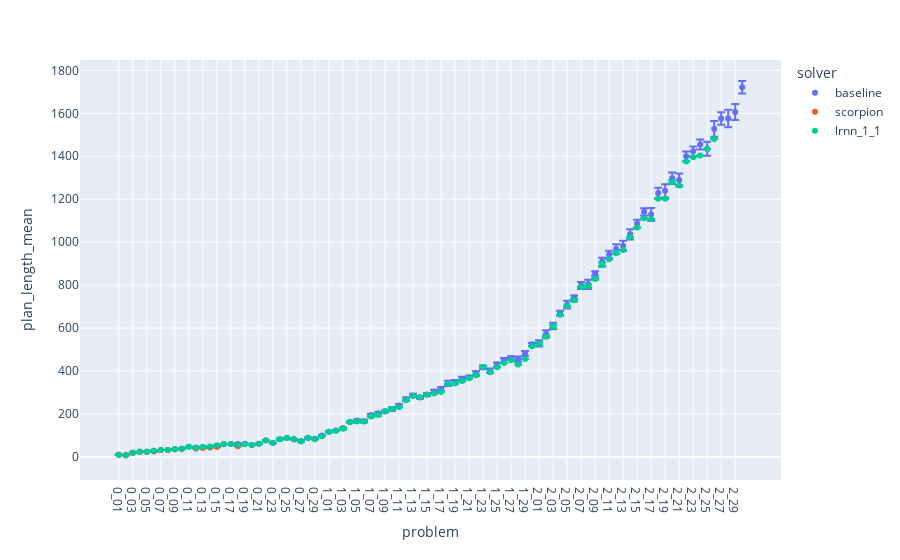
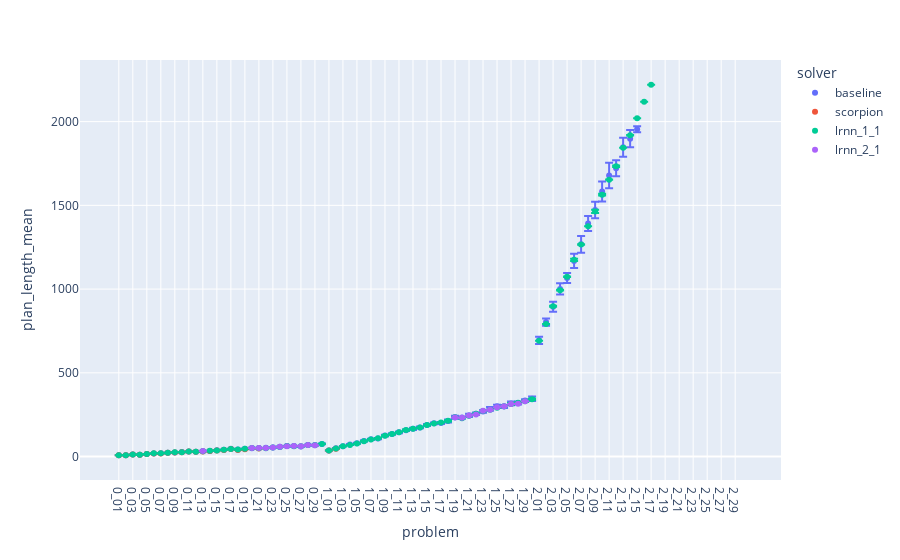
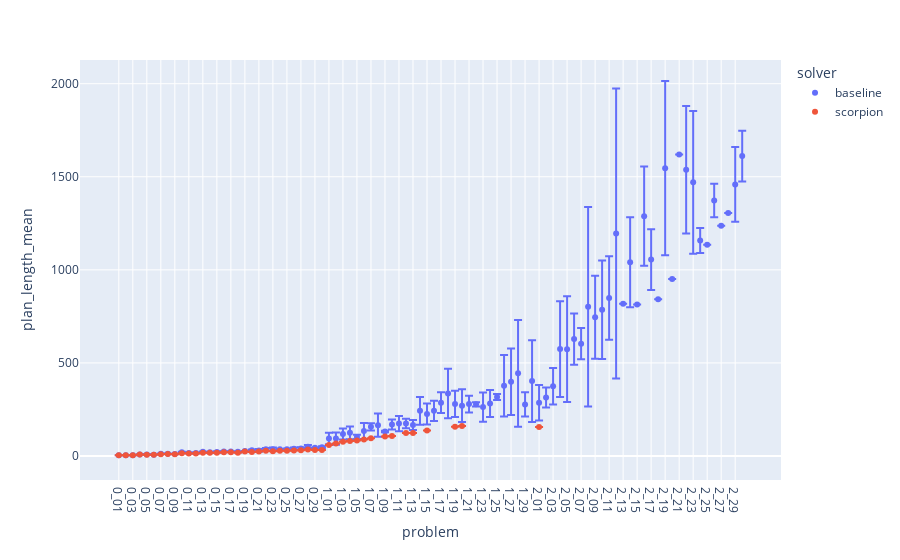
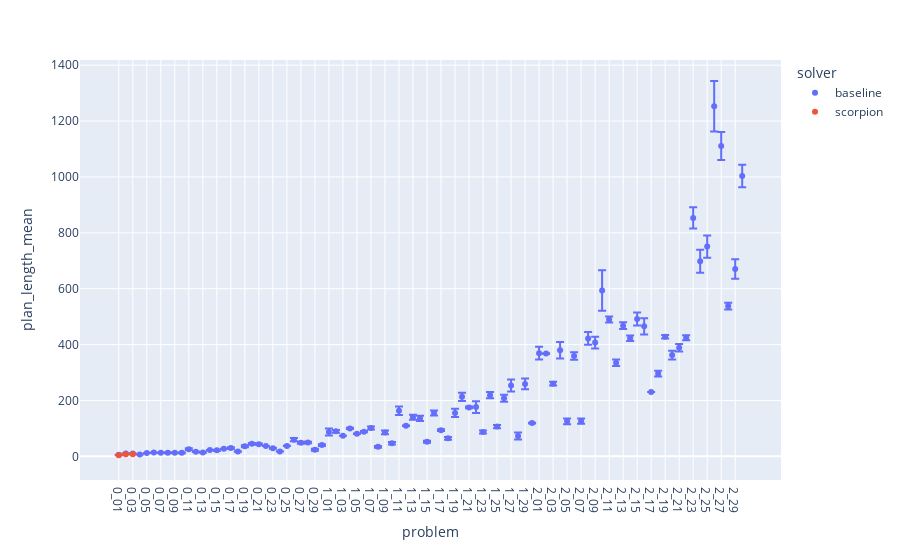

The cell these charts' notebook holds for them, in order:
### Code cell
log_y = 0
easy_only = 0

plot_domains("plan_length", log_y=log_y, easy_only=easy_only)

### Figure 1 — Plotly figure (JSON) as saved in the notebook; plotly's stock layout.template omitted (floating-point values rounded to 4 significant figures)
{"data": [{"error_y": {"array": [0, 0, 0, 0, 0, 1.838, 0, 0, 0, 0, 0, 1.886, 1.633, 1.897, 2.828, 0.9661, 0, 3.887, 1.054, 0, 2.271, 1.398, 0.9661, 2.539, 1.751, 1.989, 3.795, 1.897, 2.15, 1.751, 2.573, 2.066, 2.119, 2.539, 4.158, 6.052, 4.05, 4.566, 4.3, 8.847, 5.963, 8.066, 7.245, 5.337, 6.68, 8.509, 9.371, 11.93, 9.43, 8.944, 7.193, 9.8, 8.39, 10.74, 9.707, 11.62, 7.674, 11.91, 11.99, 6.535, 14.64, 15.65, 14.81, 11.63, 17.72, 8.276, 16.31, 21.1, 10.73, 19.21, 17.33, 22.92, 23.38, 23.32, 18.11, 16.79, 30.34, 24.66, 31.12, 26.75, 29.99, 22.37, 21.87, 23.37, 32.35, 36.64, 28.98, 40.71, 37.64, 29.11]}, "hovertemplate": "solver=baseline<br>problem=%{x}<br>plan_length_mean=%{y}<extra></extra>", "legendgroup": "baseline", "marker": {"color": "#636efa", "symbol": "circle"}, "mode": "markers", "name": "baseline", "orientation": "v", "showlegend": true, "type": "scatter", "x": ["0_01", "0_02", "0_03", "0_04", "0_05", "0_06", "0_07", "0_08", "0_09", "0_10", "0_11", "0_12", "0_13", "0_14", "0_15", "0_16", "0_17", "0_18", "0_19", "0_20", "0_21", "0_22", "0_23", "0_24", "0_25", "0_26", "0_27", "0_28", "0_29", "0_30", "1_01", "1_02", "1_03", "1_04", "1_05", "1_06", "1_07", "1_08", "1_09", "1_10", "1_11", "1_12", "1_13", "1_14", "1_15", "1_16", "1_17", "1_18", "1_19", "1_20", "1_21", "1_22", "1_23", "1_24", "1_25", "1_26", "1_27", "1_28", "1_29", "1_30", "2_01", "2_02", "2_03", "2_04", "2_05", "2_06", "2_07", "2_08", "2_09", "2_10", "2_11", "2_12", "2_13", "2_14", "2_15", "2_16", "2_17", "2_18", "2_19", "2_20", "2_21", "2_22", "2_23", "2_24", "2_25", "2_26", "2_27", "2_28", "2_29", "2_30"], "xaxis": "x", "y": [10, 8, 20, 24, 24, 28.4, 32, 32, 36, 38, 48, 44, 46, 47.4, 52, 59.4, 60, 60, 61, 56, 61.6, 76.8, 65.4, 83, 88.2, 81.8, 74.8, 88.6, 84.8, 100.2, 117.8, 123.6, 134.6, 163, 169.8, 166.8, 195.8, 203.8, 211.6, 222.6, 240, 268.8, 286.6, 276.6, 290.8, 304.2, 316.4, 342.6, 348.6, 364, 370.8, 389.4, 417.2, 401.6, 430, 449.6, 461, 455.8, 481.6, 524.6, 529, 574.2, 609.6, 669.4, 709.2, 743.4, 798.8, 803.6, 854.2, 908.6, 942.6, 968, 983.2, 1036.0, 1087.0, 1141.0, 1129, 1229.0, 1239.0, 1297.0, 1289.0, 1400.0, 1423.0, 1455, 1435.0, 1527.0, 1576, 1576.0, 1606, 1721.0], "yaxis": "y"}, {"error_y": {"array": [null, null, null, null, null, null, null, null, null, null, null, null, null, null, null, null, null, null, null, null, null, null, null, null, null, null, null, null, null, null, null, null, null, null, null, null, null, null, null, null, null, null, null, null, null, null, null, null, null, null, null, null, null, null, null, null, null, null, null, null, null, null, null, null, null, null, null, null, null, null, null, null, null, null, null, null, null, null, null, null, null, null, null, null, null, null, null, null, null, null]}, "hovertemplate": "solver=scorpion<br>problem=%{x}<br>plan_length_mean=%{y}<extra></extra>", "legendgroup": "scorpion", "marker": {"color": "#EF553B", "symbol": "circle"}, "mode": "markers", "name": "scorpion", "orientation": "v", "showlegend": true, "type": "scatter", "x": ["0_01", "0_02", "0_03", "0_04", "0_05", "0_06", "0_07", "0_08", "0_09", "0_10", "0_11", "0_12", "0_13", "0_14", "0_15", "0_16", "0_17", "0_18", "0_19", "0_20", "0_21", "0_22", "0_23", "0_24", "0_25", "0_26", "0_27", "0_28", "0_29", "0_30", "1_01", "1_02", "1_03", "1_04", "1_05", "1_06", "1_07", "1_08", "1_09", "1_10", "1_11", "1_12", "1_13", "1_14", "1_15", "1_16", "1_17", "1_18", "1_19", "1_20", "1_21", "1_22", "1_23", "1_24", "1_25", "1_26", "1_27", "1_28", "1_29", "1_30", "2_01", "2_02", "2_03", "2_04", "2_05", "2_06", "2_07", "2_08", "2_09", "2_10", "2_11", "2_12", "2_13", "2_14", "2_15", "2_16", "2_17", "2_18", "2_19", "2_20", "2_21", "2_22", "2_23", "2_24", "2_25", "2_26", "2_27", "2_28", "2_29", "2_30"], "xaxis": "x", "y": [10, 8, 20, 24, 24, 26, 32, 32, 36, 38, null, 40, 42, 44, 46, null, null, 50, null, null, null, null, null, null, null, null, null, null, null, null, null, null, null, null, null, null, null, null, null, null, null, null, null, null, null, null, null, null, null, null, null, null, null, null, null, null, null, null, null, null, null, null, null, null, null, null, null, null, null, null, null, null, null, null, null, null, null, null, null, null, null, null, null, null, null, null, null, null, null, null], "yaxis": "y"}, {"error_y": {"array": [0, 0, 0, 0, 0, 1.414, 0, 0, 0, 0, null, null, null, null, null, null, null, null, null, 0, 0, 0, 0, 1.414, null, null, null, null, null, null, 1.414, 0, 4.243, 1.414, 4.243, 1.414, 4.243, 7.071, 0, 1.414, null, null, null, null, null, null, null, null, null, 2.828, 1.414, 1.414, 1.414, 0, null, null, null, null, null, null, 7.071, 5.657, 7.071, 0, 1.414, 5.657, 1.414, 5.657, 4.243, 9.899, null, null, null, null, null, null, null, null, 0, 7.071, 2.828, null, null, null, null, null]}, "hovertemplate": "solver=lrnn_1_1<br>problem=%{x}<br>plan_length_mean=%{y}<extra></extra>", "legendgroup": "lrnn_1_1", "marker": {"color": "#00cc96", "symbol": "circle"}, "mode": "markers", "name": "lrnn_1_1", "orientation": "v", "showlegend": true, "type": "scatter", "x": ["0_01", "0_02", "0_03", "0_04", "0_05", "0_06", "0_07", "0_08", "0_09", "0_10", "0_11", "0_12", "0_13", "0_14", "0_15", "0_16", "0_17", "0_18", "0_19", "0_20", "0_21", "0_22", "0_23", "0_24", "0_25", "0_26", "0_27", "0_28", "0_29", "0_30", "1_01", "1_02", "1_03", "1_04", "1_05", "1_06", "1_07", "1_08", "1_09", "1_10", "1_11", "1_12", "1_13", "1_14", "1_15", "1_16", "1_17", "1_18", "1_19", "1_20", "1_21", "1_22", "1_23", "1_24", "1_25", "1_26", "1_27", "1_28", "1_29", "1_30", "2_01", "2_02", "2_03", "2_04", "2_05", "2_06", "2_07", "2_08", "2_09", "2_10", "2_11", "2_12", "2_13", "2_14", "2_15", "2_16", "2_17", "2_18", "2_19", "2_20", "2_21", "2_22", "2_23", "2_24", "2_25", "2_26"], "xaxis": "x", "y": [10, 8, 20, 24, 24, 29, 32, 32, 36, 38, 48, 42, 48, 48, 54, 60, 60, 56, 60, 56, 62, 78, 66, 83, 88, 84, 72, 90, 82, 96, 117, 122, 131, 163, 165, 165, 189, 197, 214, 223, 232, 264, 284, 278, 290, 296, 302, 340, 342, 354, 367, 381, 419, 394, 418, 438, 450, 430, 456, 516, 527, 560, 607, 662, 703, 730, 791, 796, 829, 895, 920, 948, 964, 1024, 1068, 1112, 1108, 1202, 1202, 1281, 1264, 1376, 1396, 1404, 1434, 1480], "yaxis": "y"}], "layout": {"legend": {"title": {"text": "solver"}, "tracegroupgap": 0}, "margin": {"t": 60}, "xaxis": {"anchor": "y", "domain": [0, 1], "title": {"text": "problem"}}, "yaxis": {"anchor": "x", "domain": [0, 1], "title": {"text": "plan_length_mean"}}}}

### Figure 2 — Plotly figure (JSON) as saved in the notebook; plotly's stock layout.template omitted (floating-point values rounded to 4 significant figures)
{"data": [{"error_y": {"array": [0, 0, 0, 0.5164, 0, 0.9944, 0.527, 0.5164, 0.9487, 0.4216, 0.9487, 0.6992, 1.713, 1.054, 0.7379, 1.059, 1.033, 1.491, 2.025, 1.897, 1.229, 1.317, 1.65, 1.563, 2.558, 2.718, 1.829, 2.214, 2.111, 2.283, 0.6992, 1.897, 0.7379, 3.604, 3.098, 3.534, 3.164, 3.86, 4.94, 4.012, 4.909, 4.347, 6.802, 5.554, 5.554, 5.232, 6.019, 9.036, 9.555, 4.795, 9.508, 7.617, 7.734, 10.78, 8.972, 9.402, 11.36, 9.231, 7.8, 13.76, 21.89, 21.75, 29.16, 33.64, 30.1, 42.8, 49.61, 44.7, 49.8, 59.84, 75.73, 48.21, 56.82, 51.44, 18.05, null, null, null, null, null, null, null, null, null, null, null, null, null, null, null]}, "hovertemplate": "solver=baseline<br>problem=%{x}<br>plan_length_mean=%{y}<extra></extra>", "legendgroup": "baseline", "marker": {"color": "#636efa", "symbol": "circle"}, "mode": "markers", "name": "baseline", "orientation": "v", "showlegend": true, "type": "scatter", "x": ["0_01", "0_02", "0_03", "0_04", "0_05", "0_06", "0_07", "0_08", "0_09", "0_10", "0_11", "0_12", "0_13", "0_14", "0_15", "0_16", "0_17", "0_18", "0_19", "0_20", "0_21", "0_22", "0_23", "0_24", "0_25", "0_26", "0_27", "0_28", "0_29", "0_30", "1_01", "1_02", "1_03", "1_04", "1_05", "1_06", "1_07", "1_08", "1_09", "1_10", "1_11", "1_12", "1_13", "1_14", "1_15", "1_16", "1_17", "1_18", "1_19", "1_20", "1_21", "1_22", "1_23", "1_24", "1_25", "1_26", "1_27", "1_28", "1_29", "1_30", "2_01", "2_02", "2_03", "2_04", "2_05", "2_06", "2_07", "2_08", "2_09", "2_10", "2_11", "2_12", "2_13", "2_14", "2_15", "2_16", "2_17", "2_18", "2_19", "2_20", "2_21", "2_22", "2_23", "2_24", "2_25", "2_26", "2_27", "2_28", "2_29", "2_30"], "xaxis": "x", "y": [8, 8, 12, 11.4, 15, 19.1, 19.5, 23.6, 24.7, 26.8, 30.7, 29.4, 32.6, 34, 37.9, 41.3, 46.2, 42, 46.9, 50.4, 50.8, 52.2, 54.5, 59, 62.9, 62.5, 60.7, 69.3, 67.3, 75.9, 36.6, 49.6, 62.1, 72.1, 79.4, 93.4, 103.7, 107.7, 125.8, 134.9, 144.9, 157.7, 165.6, 174.2, 188.8, 198.4, 200.3, 212.9, 234.8, 232.9, 245.8, 255.3, 269.4, 284.8, 300.6, 298.8, 317.7, 319.9, 335.2, 344.9, 694, 803.3, 894.6, 1001.0, 1066.0, 1168.0, 1267.0, 1391.0, 1472.0, 1583.0, 1678.0, 1721.0, 1848.0, 1898.0, 1955.0, null, null, null, null, null, null, null, null, null, null, null, null, null, null, null], "yaxis": "y"}, {"error_y": {"array": [null, null, null, null, null, null, null, null, null, null, null, null, null, null, null, null, null, null, null, null, null, null, null, null, null, null, null, null, null, null, null, null, null, null, null, null, null, null, null, null, null, null, null, null, null, null, null, null, null, null, null, null, null, null, null, null, null, null, null, null, null, null, null, null, null, null, null, null, null, null, null, null, null, null, null, null, null, null, null, null, null, null, null, null, null, null, null, null, null, null]}, "hovertemplate": "solver=scorpion<br>problem=%{x}<br>plan_length_mean=%{y}<extra></extra>", "legendgroup": "scorpion", "marker": {"color": "#EF553B", "symbol": "circle"}, "mode": "markers", "name": "scorpion", "orientation": "v", "showlegend": true, "type": "scatter", "x": ["0_01", "0_02", "0_03", "0_04", "0_05", "0_06", "0_07", "0_08", "0_09", "0_10", "0_11", "0_12", "0_13", "0_14", "0_15", "0_16", "0_17", "0_18", "0_19", "0_20", "0_21", "0_22", "0_23", "0_24", "0_25", "0_26", "0_27", "0_28", "0_29", "0_30", "1_01", "1_02", "1_03", "1_04", "1_05", "1_06", "1_07", "1_08", "1_09", "1_10", "1_11", "1_12", "1_13", "1_14", "1_15", "1_16", "1_17", "1_18", "1_19", "1_20", "1_21", "1_22", "1_23", "1_24", "1_25", "1_26", "1_27", "1_28", "1_29", "1_30", "2_01", "2_02", "2_03", "2_04", "2_05", "2_06", "2_07", "2_08", "2_09", "2_10", "2_11", "2_12", "2_13", "2_14", "2_15", "2_16", "2_17", "2_18", "2_19", "2_20", "2_21", "2_22", "2_23", "2_24", "2_25", "2_26", "2_27", "2_28", "2_29", "2_30"], "xaxis": "x", "y": [8, 8, 12, 11, 15, 18, 19, 23, 24, 26, 30, 29, 31, 33, 37, 39, 45, 40, 44, null, 49, null, null, null, null, null, null, null, null, null, 36, 47, null, null, null, null, null, null, null, null, null, null, null, null, null, null, null, null, null, null, null, null, null, null, null, null, null, null, null, null, null, null, null, null, null, null, null, null, null, null, null, null, null, null, null, null, null, null, null, null, null, null, null, null, null, null, null, null, null, null], "yaxis": "y"}, {"error_y": {"array": [null, null, 0, 0.7071, 0, 0, 0.7071, 0, null, 0, 0, 0, 0, 0.7071, 0, 0.7071, 0.7071, 1.414, 0, 0.7071, 0.7071, 0.7071, 1.414, 1.414, 0.7071, 0, 1.414, 0, 0.7071, 0.7071, null, null, 1.414, 0, 0.7071, 1.414, 2.121, 1.414, 3.536, 2.121, 0.7071, 3.536, 0.7071, 0, 2.828, 0, 1.414, 3.536, 0.7071, 0.7071, 1.414, 1.414, 2.121, 1.414, 2.121, 1.414, 5.657, 2.828, 4.95, 4.243, null, null, 2.828, 2.121, 1.414, 6.364, 1.414, null, 9.899, 5.657, 0.7071, 4.243, 0, 2.121, null, null, null]}, "hovertemplate": "solver=lrnn_1_1<br>problem=%{x}<br>plan_length_mean=%{y}<extra></extra>", "legendgroup": "lrnn_1_1", "marker": {"color": "#00cc96", "symbol": "circle"}, "mode": "markers", "name": "lrnn_1_1", "orientation": "v", "showlegend": true, "type": "scatter", "x": ["0_01", "0_02", "0_03", "0_04", "0_05", "0_06", "0_07", "0_08", "0_09", "0_10", "0_11", "0_12", "0_13", "0_14", "0_15", "0_16", "0_17", "0_18", "0_19", "0_20", "0_21", "0_22", "0_23", "0_24", "0_25", "0_26", "0_27", "0_28", "0_29", "0_30", "1_01", "1_02", "1_03", "1_04", "1_05", "1_06", "1_07", "1_08", "1_09", "1_10", "1_11", "1_12", "1_13", "1_14", "1_15", "1_16", "1_17", "1_18", "1_19", "1_20", "1_21", "1_22", "1_23", "1_24", "1_25", "1_26", "1_27", "1_28", "1_29", "1_30", "2_01", "2_02", "2_03", "2_04", "2_05", "2_06", "2_07", "2_08", "2_09", "2_10", "2_11", "2_12", "2_13", "2_14", "2_15", "2_16", "2_17"], "xaxis": "x", "y": [8, 8, 12, 11.5, 15, 20, 19.5, 23, 26, 26, 31, 29, 32, 34.5, 37, 40.5, 45.5, 42, 47, 51.5, 50.5, 50.5, 54, 58, 62.5, 62, 61, 69, 68.5, 75.5, 36, 48, 62, 69, 77.5, 91, 102.5, 109, 124.5, 134.5, 145.5, 158.5, 166.5, 174, 188, 197, 203, 213.5, 235.5, 228.5, 244, 256, 272.5, 280, 291.5, 300, 314, 321, 330.5, 342, 692, 792, 898, 993.5, 1074, 1174.0, 1266, 1375, 1464, 1564, 1654.0, 1733, 1844, 1918.0, 2020, 2119, 2220], "yaxis": "y"}, {"error_y": {"array": [null, null, null, null, null, null, null, null, null, null, null, null, null, null, null, null, null, null, null, null, null, null]}, "hovertemplate": "solver=lrnn_2_1<br>problem=%{x}<br>plan_length_mean=%{y}<extra></extra>", "legendgroup": "lrnn_2_1", "marker": {"color": "#ab63fa", "symbol": "circle"}, "mode": "markers", "name": "lrnn_2_1", "orientation": "v", "showlegend": true, "type": "scatter", "x": ["0_13", "0_20", "0_21", "0_22", "0_23", "0_24", "0_25", "0_26", "0_27", "0_28", "0_29", "1_19", "1_20", "1_21", "1_22", "1_23", "1_24", "1_25", "1_26", "1_27", "1_28", "1_29"], "xaxis": "x", "y": [33, 51, 52, 52, 54, 59, 61, 63, 61, 69, 68, 234, 232, 245, 251, 273, 279, 294, 300, 314, 315, 330], "yaxis": "y"}], "layout": {"legend": {"title": {"text": "solver"}, "tracegroupgap": 0}, "margin": {"t": 60}, "xaxis": {"anchor": "y", "domain": [0, 1], "title": {"text": "problem"}}, "yaxis": {"anchor": "x", "domain": [0, 1], "title": {"text": "plan_length_mean"}}}}

### Figure 3 — Plotly figure (JSON) as saved in the notebook; plotly's stock layout.template omitted (floating-point values rounded to 4 significant figures)
{"data": [{"error_y": {"array": [0, 0, 0, 0.5, 1.528, 0.5774, 1.258, 0.5774, 0.7071, 3, 2.517, 2.646, 2.082, 1.517, 4.041, 1, 1.155, 2.082, 0.7071, 4.163, 7.81, 6.658, 8.622, 2.082, 4.509, 7, 6.807, 8.327, 1.528, 5.292, 30.51, 32.62, 30.05, 34.67, 12.02, 42.72, 19.52, 61.98, 4.243, 26.5, 41.01, 25.42, 26.87, 74.25, 56.32, 54.79, 55.52, 133.0, 70.24, 87.88, 44.97, 11.45, 78.7, 72.12, 16.26, 164.9, 178.6, 287.1, 65.05, 219.9, 95.34, 53.74, 98.34, 257.4, 284.2, 138.2, 84.03, 535.6, 223.4, 264.6, 224.1, 779.2, null, 241.8, null, 266.6, 163.7, null, 468.2, null, null, 342.5, 383.3, 67.18, null, 89.9, null, null, 200.8, 136.5]}, "hovertemplate": "solver=baseline<br>problem=%{x}<br>plan_length_mean=%{y}<extra></extra>", "legendgroup": "baseline", "marker": {"color": "#636efa", "symbol": "circle"}, "mode": "markers", "name": "baseline", "orientation": "v", "showlegend": true, "type": "scatter", "x": ["0_01", "0_02", "0_03", "0_04", "0_05", "0_06", "0_07", "0_08", "0_09", "0_10", "0_11", "0_12", "0_13", "0_14", "0_15", "0_16", "0_17", "0_18", "0_19", "0_20", "0_21", "0_22", "0_23", "0_24", "0_25", "0_26", "0_27", "0_28", "0_29", "0_30", "1_01", "1_02", "1_03", "1_04", "1_05", "1_06", "1_07", "1_08", "1_09", "1_10", "1_11", "1_12", "1_13", "1_14", "1_15", "1_16", "1_17", "1_18", "1_19", "1_20", "1_21", "1_22", "1_23", "1_24", "1_25", "1_26", "1_27", "1_28", "1_29", "1_30", "2_01", "2_02", "2_03", "2_04", "2_05", "2_06", "2_07", "2_08", "2_09", "2_10", "2_11", "2_12", "2_13", "2_14", "2_15", "2_16", "2_17", "2_18", "2_19", "2_20", "2_21", "2_22", "2_23", "2_24", "2_25", "2_26", "2_27", "2_28", "2_29", "2_30"], "xaxis": "x", "y": [4, 4, 4, 8.25, 8.667, 7.333, 11.75, 12.33, 10.5, 19.5, 16.67, 16, 22.67, 20.6, 21.67, 24, 24.67, 22.33, 26.5, 30.67, 30, 36.67, 36.67, 35.67, 36.33, 39, 40.33, 50.33, 44.33, 47, 94, 93.33, 118, 124.2, 102.5, 134, 157, 165.7, 132, 169.3, 174, 174.3, 166, 242.5, 225.7, 242.7, 286.3, 335.3, 280, 270.3, 279, 277.5, 262.7, 282, 316.5, 377.3, 398.3, 444, 277, 402.5, 285.7, 314, 374.3, 574.3, 573.7, 628, 603.3, 801.7, 745.5, 785.2, 848.7, 1195, 818, 1041, 814, 1288.0, 1055, 842, 1546.0, 951, 1620, 1538.0, 1470, 1158.0, 1135, 1373.0, 1237, 1306, 1459, 1612.0], "yaxis": "y"}, {"error_y": {"array": [null, null, null, null, null, null, null, null, null, null, null, null, null, null, null, null, null, null, null, null, null, null, null, null, null, null, null, null, null, null, null, null, null, null, null, null, null, null, null, null, null, null, null, null, null, null, null, null, null, null, null, null, null, null, null, null, null, null, null, null, null, null, null, null, null, null, null, null, null, null, null, null, null, null, null, null, null, null, null, null, null, null, null, null, null, null, null, null, null, null]}, "hovertemplate": "solver=scorpion<br>problem=%{x}<br>plan_length_mean=%{y}<extra></extra>", "legendgroup": "scorpion", "marker": {"color": "#EF553B", "symbol": "circle"}, "mode": "markers", "name": "scorpion", "orientation": "v", "showlegend": true, "type": "scatter", "x": ["0_01", "0_02", "0_03", "0_04", "0_05", "0_06", "0_07", "0_08", "0_09", "0_10", "0_11", "0_12", "0_13", "0_14", "0_15", "0_16", "0_17", "0_18", "0_19", "0_20", "0_21", "0_22", "0_23", "0_24", "0_25", "0_26", "0_27", "0_28", "0_29", "0_30", "1_01", "1_02", "1_03", "1_04", "1_05", "1_06", "1_07", "1_08", "1_09", "1_10", "1_11", "1_12", "1_13", "1_14", "1_15", "1_16", "1_17", "1_18", "1_19", "1_20", "1_21", "1_22", "1_23", "1_24", "1_25", "1_26", "1_27", "1_28", "1_29", "1_30", "2_01", "2_02", "2_03", "2_04", "2_05", "2_06", "2_07", "2_08", "2_09", "2_10", "2_11", "2_12", "2_13", "2_14", "2_15", "2_16", "2_17", "2_18", "2_19", "2_20", "2_21", "2_22", "2_23", "2_24", "2_25", "2_26", "2_27", "2_28", "2_29", "2_30"], "xaxis": "x", "y": [4, 4, 4, 8, 7, 7, 10, 11, 10, 15, 13, 13, 18, 17, 17, 20, 20, 18, 24, 22, 24, 28, 26, 28, 28, 30, 31, 35, 32, 32, 59, 67, 76, 80, 83, 88, 96, null, 105, 107, null, 123, 124, null, 137, null, null, null, 157, 161, null, null, null, null, null, null, null, null, null, null, 156, null, null, null, null, null, null, null, null, null, null, null, null, null, null, null, null, null, null, null, null, null, null, null, null, null, null, null, null, null], "yaxis": "y"}], "layout": {"legend": {"title": {"text": "solver"}, "tracegroupgap": 0}, "margin": {"t": 60}, "xaxis": {"anchor": "y", "domain": [0, 1], "title": {"text": "problem"}}, "yaxis": {"anchor": "x", "domain": [0, 1], "title": {"text": "plan_length_mean"}}}}

### Figure 4 — Plotly figure (JSON) as saved in the notebook; plotly's stock layout.template omitted (floating-point values rounded to 4 significant figures)
{"data": [{"error_y": {"array": [0.4216, 0.5164, 0, 0, 0, 0.483, 0, 1.826, 0, 1.014, 3.304, 0.7559, 1.643, 0, 2.225, 0, 3.084, 0.5477, 3.456, 2.949, 2.003, 0, 1.924, 0.4216, 0.488, 5.635, 3.532, 2.875, 3.536, 3.327, 12.34, 4.671, 0, 2.424, 0.6325, 2.242, 5.318, 2.828, 6.816, 4.359, 15.22, 0.8756, 8.602, 9.388, 3.391, 8.867, 3.488, 4.928, 14.82, 14.99, 3.082, 21.27, 5.381, 11.23, 5.992, 12.33, 21.35, 12.35, 19.18, 1.574, 22.71, 1.033, 6.697, 29.57, 10.12, 13.36, 9.261, 22.81, 21.38, 72.52, 10.64, 11.68, 11.86, 9.953, 23.6, 29.5, null, 10.1, 6.272, 15.78, 13.4, 8.961, 38.19, 41.32, 39.61, 90.27, 50.01, 12.07, 34.63, 40.46]}, "hovertemplate": "solver=baseline<br>problem=%{x}<br>plan_length_mean=%{y}<extra></extra>", "legendgroup": "baseline", "marker": {"color": "#636efa", "symbol": "circle"}, "mode": "markers", "name": "baseline", "orientation": "v", "showlegend": true, "type": "scatter", "x": ["0_01", "0_02", "0_03", "0_04", "0_05", "0_06", "0_07", "0_08", "0_09", "0_10", "0_11", "0_12", "0_13", "0_14", "0_15", "0_16", "0_17", "0_18", "0_19", "0_20", "0_21", "0_22", "0_23", "0_24", "0_25", "0_26", "0_27", "0_28", "0_29", "0_30", "1_01", "1_02", "1_03", "1_04", "1_05", "1_06", "1_07", "1_08", "1_09", "1_10", "1_11", "1_12", "1_13", "1_14", "1_15", "1_16", "1_17", "1_18", "1_19", "1_20", "1_21", "1_22", "1_23", "1_24", "1_25", "1_26", "1_27", "1_28", "1_29", "1_30", "2_01", "2_02", "2_03", "2_04", "2_05", "2_06", "2_07", "2_08", "2_09", "2_10", "2_11", "2_12", "2_13", "2_14", "2_15", "2_16", "2_17", "2_18", "2_19", "2_20", "2_21", "2_22", "2_23", "2_24", "2_25", "2_26", "2_27", "2_28", "2_29", "2_30"], "xaxis": "x", "y": [5.8, 10.4, 10, 7, 12, 13.7, 13, 13, 13, 12.56, 25.75, 16.5, 14.2, 23, 21.57, 27, 29.8, 17.5, 36.22, 45.12, 43.7, 37, 28.8, 17.8, 37.29, 59.67, 48.86, 49.67, 23.5, 40.33, 87.1, 89.6, 74, 100.1, 80.8, 88.44, 101.5, 34, 85.7, 47, 163.6, 109.9, 140, 135.9, 52.5, 155.2, 93.83, 64.57, 155.6, 213, 175.3, 176.3, 87.43, 218.9, 106.5, 207.8, 253.8, 73, 259.1, 119.1, 369.4, 367.8, 260.2, 380.1, 125.3, 359.5, 125.8, 421.9, 407.2, 593.8, 489.8, 335.2, 467.7, 422.8, 491.6, 465.2, 230, 296, 428, 362.7, 388.5, 424.6, 853.4, 698.2, 750.7, 1253.0, 1111.0, 537.8, 670.8, 1003.0], "yaxis": "y"}, {"error_y": {"array": [null, null, null, null, null, null, null, null]}, "hovertemplate": "solver=scorpion<br>problem=%{x}<br>plan_length_mean=%{y}<extra></extra>", "legendgroup": "scorpion", "marker": {"color": "#EF553B", "symbol": "circle"}, "mode": "markers", "name": "scorpion", "orientation": "v", "showlegend": true, "type": "scatter", "x": ["0_01", "0_02", "0_03", "1_01", "1_02", "1_03", "2_01", "2_02"], "xaxis": "x", "y": [4, 8, 8, null, null, null, null, null], "yaxis": "y"}], "layout": {"legend": {"title": {"text": "solver"}, "tracegroupgap": 0}, "margin": {"t": 60}, "xaxis": {"anchor": "y", "domain": [0, 1], "title": {"text": "problem"}}, "yaxis": {"anchor": "x", "domain": [0, 1], "title": {"text": "plan_length_mean"}}}}
